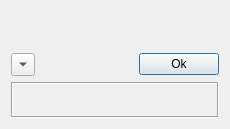
<?xml version="1.0" encoding="UTF-8"?>
<ui version="4.0">
 <class>Dialog</class>
 <widget class="QDialog" name="Dialog">
  <property name="geometry">
   <rect>
    <x>0</x>
    <y>0</y>
    <width>230</width>
    <height>129</height>
   </rect>
  </property>
  <property name="windowTitle">
   <string>Dialog</string>
  </property>
  <layout class="QVBoxLayout" name="verticalLayout">
   <item>
    <layout class="QHBoxLayout" name="horizontalLayout">
     <item>
      <widget class="QLabel" name="message">
       <property name="sizePolicy">
        <sizepolicy hsizetype="Expanding" vsizetype="Preferred">
         <horstretch>0</horstretch>
         <verstretch>0</verstretch>
        </sizepolicy>
       </property>
       <property name="text">
        <string/>
       </property>
      </widget>
     </item>
    </layout>
   </item>
   <item>
    <layout class="QHBoxLayout" name="horizontalLayout_2">
     <item>
      <widget class="QToolButton" name="toggle_tb">
       <property name="text">
        <string>...</string>
       </property>
       <property name="arrowType">
        <enum>Qt::DownArrow</enum>
       </property>
      </widget>
     </item>
     <item>
      <spacer name="horizontalSpacer">
       <property name="orientation">
        <enum>Qt::Horizontal</enum>
       </property>
       <property name="sizeHint" stdset="0">
        <size>
         <width>40</width>
         <height>20</height>
        </size>
       </property>
      </spacer>
     </item>
     <item>
      <widget class="QPushButton" name="ok_button">
       <property name="text">
        <string>Ok</string>
       </property>
       <property name="default">
        <bool>false</bool>
       </property>
      </widget>
     </item>
    </layout>
   </item>
   <item>
    <widget class="QLabel" name="traceback">
     <property name="frameShape">
      <enum>QFrame::Box</enum>
     </property>
     <property name="frameShadow">
      <enum>QFrame::Sunken</enum>
     </property>
     <property name="text">
      <string/>
     </property>
    </widget>
   </item>
  </layout>
 </widget>
 <resources/>
 <connections/>
</ui>
